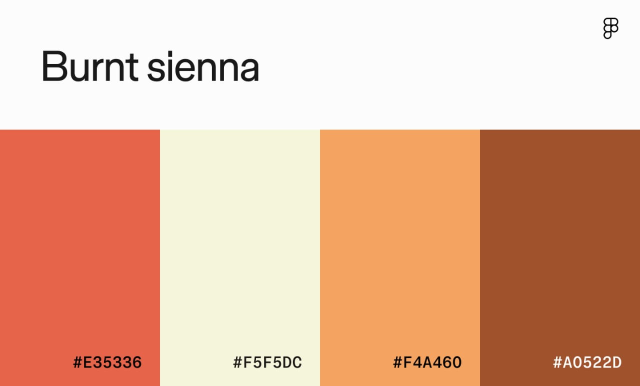
#> input picture attached_assets/image_1787897847116.png, 1280 x 771 px (shown at 1/2 size)
$ python -i tampering.py   (imports and definitions only)   (older library calls are emulated)
#> lines starting #> are read from the running program, lines starting #| are printed output that depends on the picture
"""
Eclipse Sentinel — Prototype Tampering Analysis

Detects possible image manipulation using OpenCV-based signals:
  • Error Level Analysis (ELA) — compression inconsistencies
  • Edge density analysis — abnormal edge patterns
  • Texture consistency — local variance analysis
  • Noise level analysis — inconsistent noise patterns

Returns: NORMAL / REVIEW / SUSPICIOUS with a tampering score.
This is labeled "Prototype Tampering Analysis".
"""

import cv2
import numpy as np
import tempfile
import os


def _error_level_analysis(image_path: str) -> float:
    """
    ELA: Re-compress the image and compare to find regions with
    different compression levels (possible splicing indicator).
    Returns a score 0.0–1.0 where higher = more suspicious.
    """
    image = cv2.imread(image_path)
    if image is None:
        return 0.5

    # Re-save at low quality
    tmp = tempfile.NamedTemporaryFile(delete=False, suffix=".jpg")
    tmp.close()
    cv2.imwrite(tmp.name, image, [cv2.IMWRITE_JPEG_QUALITY, 75])
    recompressed = cv2.imread(tmp.name)
    os.unlink(tmp.name)

    if recompressed is None:
        return 0.5

    # Resize if shapes differ slightly
    if image.shape != recompressed.shape:
        recompressed = cv2.resize(recompressed, (image.shape[1], image.shape[0]))

    # Calculate difference
    diff = cv2.absdiff(image, recompressed).astype(np.float32)
    ela_map = np.mean(diff, axis=2)  # Average across channels

    # Analyse the distribution of ELA values
    mean_ela = float(np.mean(ela_map))
    std_ela = float(np.std(ela_map))

    # High std relative to mean suggests uneven compression = suspicious
    if mean_ela < 1.0:
        return 0.1  # Likely a PNG (no JPEG compression artifacts)

    ratio = std_ela / (mean_ela + 1e-6)
    # Normalize to 0–1 range
    score = min(1.0, ratio / 2.0)
    return round(score, 3)


def _edge_density_analysis(image_path: str) -> float:
    """
    Check for abnormal edge density patterns that might indicate
    cut-and-paste regions.
    Returns 0.0–1.0 where higher = more anomalous.
    """
    image = cv2.imread(image_path, cv2.IMREAD_GRAYSCALE)
    if image is None:
        return 0.5

    edges = cv2.Canny(image, 50, 150)

    # Divide into grid and check edge density variance
    h, w = edges.shape
    grid_h, grid_w = max(1, h // 4), max(1, w // 4)
    densities = []

    for r in range(4):
        for c in range(4):
            region = edges[r*grid_h:(r+1)*grid_h, c*grid_w:(c+1)*grid_w]
            if region.size > 0:
                density = float(np.sum(region > 0)) / region.size
                densities.append(density)

    if not densities:
        return 0.5

    # High coefficient of variation in edge density = suspicious
    mean_d = float(np.mean(densities))
    std_d = float(np.std(densities))

    if mean_d < 0.001:
        return 0.1  # Very few edges (blank/solid regions)

    cv_score = std_d / (mean_d + 1e-6)
    return round(min(1.0, cv_score / 3.0), 3)


def _noise_analysis(image_path: str) -> float:
    """
    Analyse noise levels across image regions.
    Inconsistent noise suggests different source images were combined.
    Returns 0.0–1.0 where higher = more suspicious.
    """
    image = cv2.imread(image_path)
    if image is None:
        return 0.5

    gray = cv2.cvtColor(image, cv2.COLOR_BGR2GRAY).astype(np.float64)

    # Estimate noise using Laplacian
    laplacian = cv2.Laplacian(gray, cv2.CV_64F)

    h, w = laplacian.shape
    grid_h, grid_w = max(1, h // 4), max(1, w // 4)
    noise_levels = []

    for r in range(4):
        for c in range(4):
            region = laplacian[r*grid_h:(r+1)*grid_h, c*grid_w:(c+1)*grid_w]
            if region.size > 0:
                noise_levels.append(float(np.std(region)))

    if len(noise_levels) < 2:
        return 0.3

    mean_n = float(np.mean(noise_levels))
    std_n = float(np.std(noise_levels))

    if mean_n < 1.0:
        return 0.1

    cv_noise = std_n / (mean_n + 1e-6)
    return round(min(1.0, cv_noise / 1.5), 3)


def analyse_tampering(image_path: str) -> dict:
    """
    Run prototype tampering analysis on the document image.

    Returns:
        {
            "status": "NORMAL" | "REVIEW" | "SUSPICIOUS",
            "score": float (0.0–1.0, higher = more suspicious),
            "label": "Prototype Tampering Analysis",
            "signals": dict,
            "reason": str,
        }
    """
    try:
        ela_score = _error_level_analysis(image_path)
#> in _error_level_analysis, image is the input picture: shape (771, 1280, 3); mean B, G, R 154.5, 180.2, 227.7
#> in _error_level_analysis, `diff = cv2.absdiff(image, recompressed).astype(np.float32)`:
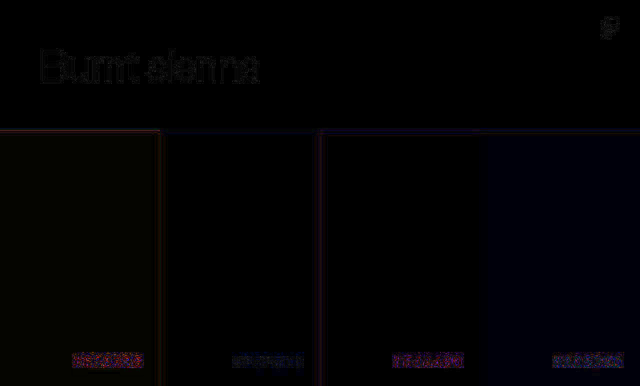
#> diff: shape (771, 1280, 3) float32 (shown at 1/2 size); mean B, G, R 0.5, 0.3, 0.4; drawn with min black and max white
#> in _error_level_analysis, `mean_ela = float(np.mean(ela_map))`: mean_ela = 0.399
#> in _error_level_analysis, `std_ela = float(np.std(ela_map))`: std_ela = 0.9
        edge_score = _edge_density_analysis(image_path)
#> in _edge_density_analysis, `image = cv2.imread(image_path, cv2.IMREAD_GRAYSCALE)`:
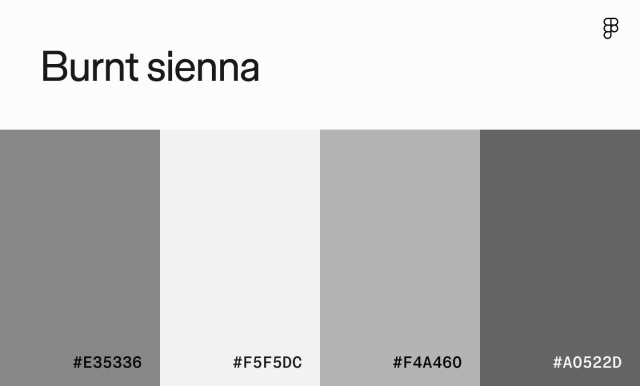
#> image: shape (771, 1280) (shown at 1/2 size); min 0, max 255, mean 191
#> in _edge_density_analysis, `edges = cv2.Canny(image, 50, 150)`:
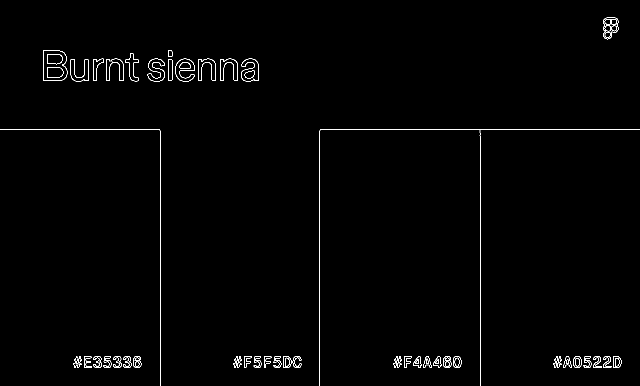
#> edges: shape (771, 1280) (shown at 1/2 size); 0.87% white in thin lines or dots
#> after the loop in _edge_density_analysis, `for r in range(4):`: densities = [0.022, 0.0203, 0, 0.00563, 0.00522, 0.004, 0.00529, 0.00716, 0, 0.00625, 0, 0.00313, 0.0139, 0.0187, 0.0125, 0.0164]
#> in _edge_density_analysis, `mean_d = float(np.mean(densities))`: mean_d = 0.00877
#> in _edge_density_analysis, `std_d = float(np.std(densities))`: std_d = 0.00721
#> in _edge_density_analysis, `cv_score = std_d / (mean_d + 1e-6)`: cv_score = 0.822
#> edge_score = 0.274
        noise_score = _noise_analysis(image_path)
#> in _noise_analysis, `laplacian = cv2.Laplacian(gray, cv2.CV_64F)`:
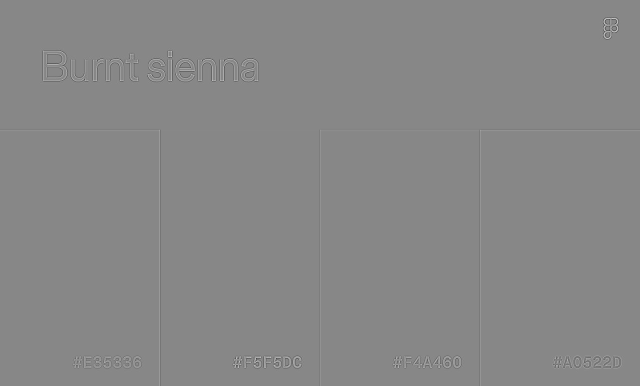
#> laplacian: shape (771, 1280) float64 (shown at 1/2 size); min -392, max 345, mean 0; drawn with min black and max white
#> after the loop in _noise_analysis, `for r in range(4):`:
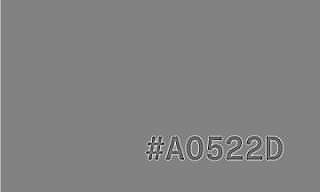
#> region: shape (192, 320) float64; min -191, max 183, mean 0.2; drawn with min black and max white
#> after the loop in _noise_analysis, `for r in range(4):`: noise_levels = [26.14, 25.66, 0, 16.15, 7.43, 5.17, 5.62, 8.55, 5.69, 6.35, 5.55, 4.41, 13.07, 19.99, 16.32, 13.84]
#> in _noise_analysis, `mean_n = float(np.mean(noise_levels))`: mean_n = 11.25
#> in _noise_analysis, `std_n = float(np.std(noise_levels))`: std_n = 7.57
#> in _noise_analysis, `cv_noise = std_n / (mean_n + 1e-6)`: cv_noise = 0.673
#> noise_score = 0.449
    except Exception as e:
        return {
            "status": "REVIEW",
            "score": 0.5,
            "label": "Prototype Tampering Analysis",
            "signals": {},
            "reason": f"Analysis partially failed: {str(e)}",
        }

    # Weighted combination
    combined = ela_score * 0.40 + edge_score * 0.30 + noise_score * 0.30
#> combined = 0.257
    combined = round(combined, 3)

    # Determine status
    if combined < 0.25:
        status = "NORMAL"
        reason = "No significant manipulation signals detected"
    elif combined < 0.55:
        status = "REVIEW"
        reasons = []
        if ela_score > 0.3:
            reasons.append("compression inconsistencies detected")
        if edge_score > 0.3:
            reasons.append("uneven edge patterns")
        if noise_score > 0.3:
            reasons.append("noise level variations")
        reason = "Possible concerns: " + ", ".join(reasons) if reasons else "Minor anomalies warrant review"
    else:
        status = "SUSPICIOUS"
        reason = "Multiple tampering signals detected — manual inspection recommended"

    return {
        "status": status,
        "score": combined,
        "label": "Prototype Tampering Analysis",
        "signals": {
            "error_level_analysis": ela_score,
            "edge_density": edge_score,
            "noise_consistency": noise_score,
        },
        "reason": reason,
    }

>>> result = analyse_tampering('../../../attached_assets/image_1787897847116.png')
#> result = 5 items
